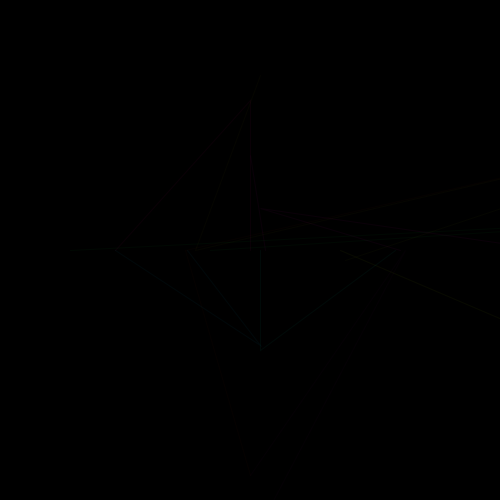
Frame 1 (no input)
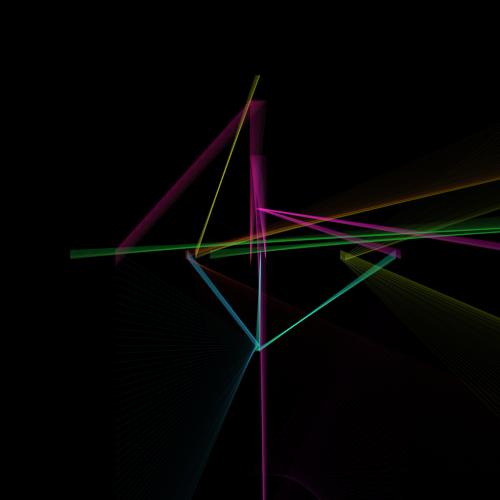
Frame 60 (the mouse pressed at the canvas centre just before this capture)
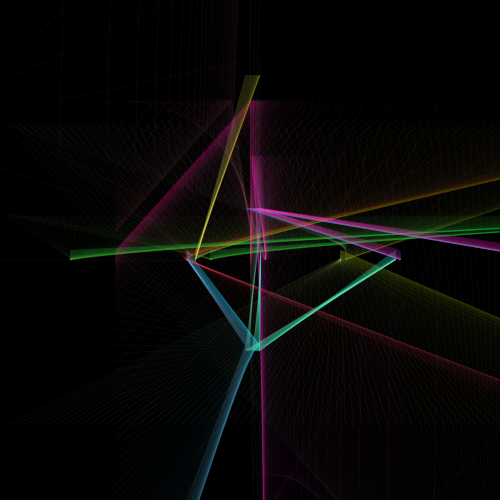
Frame 120 (the mouse held since frame 60 and released just before this capture)

The Processing sketch that drew these frames (run headless with seeded random() and noise(); from frame 60 on, the mouse is pressed at the canvas centre):

// Processing sketch: processing_53827
// ── processing_53827.pde

float x,y,z,angle;
float x2,y2,z2,angle2;
float x3,y3,z3,angle3;
int colorValue;

void setup(){
  size(500,500);
  smooth();
  background(0);
  x=0;
  y=0;
  z=0;
  angle=0;
  x2=25;
  y2=25;
  z2=25;
  x3=50;
  y3=50;
  z3=50;
  
  colorValue=0;
}

void mousePressed(){
  background(random(255));
}

void mouseReleased(){
  background(0);
}

void draw(){
  
   x = cos(radians(angle)) * 10 + width/2;
   y = sin(radians(angle)) * 10 + height/2;
   z = tan(radians(angle)) * 10 + height/2;
   
   x2 = cos(radians(angle)) * 500 + width/2;
   y2 = sin(radians(angle)) * 500 + height/2;
   z2 = tan(radians(angle)) * 500 + height/2;
   
   x3 = cos(radians(angle)) * 50 + width/2;
   y3 = sin(radians(angle)) * 50 + height/2;
   z3 = tan(radians(angle)) * 50 + height/2;
   
   colorValue++;
   
   if(colorValue > 250){
     colorValue = 0;
    }
   
  //pink going left to right1 
  stroke(y,colorValue,150,10);
  noFill();
  beginShape();
  vertex(115,z);
  vertex(z,100);
  vertex(250,z);
  endShape();
   
  //pink to blue vertical left to right2
  stroke(y2,colorValue,200,10);
  noFill();
  beginShape();
  vertex(265,y);
  vertex(z,155);
  vertex(265,z2);
  endShape();
   
  //corner shape3
  stroke(125,150,colorValue,10);
  noFill();
  beginShape();
  vertex(345,x);
  vertex(x2,125);
  vertex(500,y2);
  endShape();
   
  //corner shape4
  stroke(x2,colorValue,203,10);
  noFill();
  beginShape();
  vertex(400,y);
  vertex(x,208);
  vertex(550,y);
  endShape();
   
   
  //bottom horizontal yellow right5
  stroke(195,y,colorValue,10);
  noFill();
  beginShape();
  vertex(340,y);
  vertex(x2,425);
  vertex(340,y);
  endShape();
   
  //teal v shape heavy middle6
  stroke(colorValue,y,205,10);
  noFill();
  beginShape();
  vertex(260,z);
  vertex(x,350);
  vertex(395,y);
  endShape();
 
  //green shape vertical fans out left heavy middle7 
  stroke(colorValue,210,245,10);
  noFill();
  beginShape();
  vertex(115,y2);
  vertex(x,345);
  vertex(187,y);
  endShape();
   
  //blue to white horrizontal fans to back8 
  stroke(colorValue,205,50,10);
  noFill();
  beginShape();
  vertex(70,y);
  vertex(x2,215);
  vertex(210,y);
  endShape();
 
  //yellow to white fan heavy middle fanning upwards9
  stroke(x,y,colorValue,5);
  noFill();
  beginShape();
  vertex(x,75);
  vertex(195,y);
  vertex(x2,120);
  endShape();
 
  //red to yellow heavy middle fanning down10
  stroke(215,colorValue,210,5);
  noFill();
  beginShape();
  vertex(x,525);
  vertex(405,y2);
  vertex(z3,475);
  endShape();
   
  //green shape middle top fanning right11
  //stroke(colorValue,y,75,10);
  //noFill();
  //beginShape();
  //vertex(x,80);
  //vertex(450,y2);
  //vertex(x,80);
  //endShape();
   
  //yellow shape fanning up and down middle left12
  stroke(y,50,colorValue,5);
  noFill();
  beginShape();
  vertex(y2,475);
  vertex(185,y);
  vertex(x2,120);
  endShape();
 
angle++;

}
